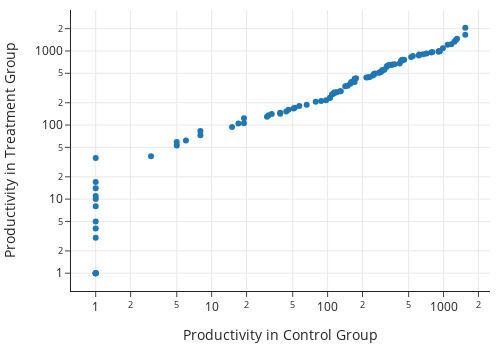

Source (notebook cell):
### Markdown cell above
The medians of the two groups are quite different. For a finer comparison of the groups, we examine the quantile-quantile plot of the two sets of sample data (see {numref}`Chapter %s <ch:viz>`). Since the distribution is highly skewed, we have plotted the quantiles on a log scale. And, to handle problems with taking a logarithm of zero, we added one to all the data values. This addition has little impact on the quantiles and distributions since the values range from 0 to 2344.

### Code cell
percs = np.arange(1, 100, 1)
percCon = 1 + np.percentile(control['postproductivity'], percs, interpolation='lower')
percTrt = 1 + np.percentile(treatment['postproductivity'], percs, interpolation='lower')
perc_wiki = pd.DataFrame({'percentile': percs, 'control': percCon, 'treatment': percTrt})

fig = px.scatter(perc_wiki, x='control', y='treatment', log_x=True, log_y=True, width=500, height=350,
                 labels={'control': 'Productivity in Control Group',
                         'treatment': 'Productivity in Treatment Group'})
 
fig

### Figure 1 — Plotly figure (JSON) as saved in the notebook; plotly's stock layout.template omitted (floating-point values rounded to 4 significant figures)
{"data": [{"hovertemplate": "Productivity in Control Group=%{x}<br>Productivity in Treatment Group=%{y}<extra></extra>", "legendgroup": "", "marker": {"color": "#1F77B4", "symbol": "circle"}, "mode": "markers", "name": "", "orientation": "v", "showlegend": false, "type": "scatter", "x": [1, 1, 1, 1, 1, 1, 1, 1, 1, 1, 1, 1, 1, 1, 3, 5, 5, 6, 8, 8, 15, 17, 19, 19, 30, 31, 33, 39, 39, 44, 46, 51, 52, 57, 66, 79, 88, 97, 105, 105, 109, 112, 114, 117, 120, 128, 130, 142, 149, 157, 160, 161, 171, 171, 176, 216, 224, 231, 246, 250, 253, 255, 278, 279, 289, 296, 297, 309, 322, 326, 336, 356, 360, 378, 418, 429, 439, 439, 457, 525, 544, 612, 616, 668, 714, 784, 800, 904, 914, 922, 930, 987, 1083, 1165, 1239, 1276, 1306, 1540, 1540], "xaxis": "x", "y": [1, 1, 1, 1, 1, 3, 4, 5, 8, 10, 11, 14, 17, 36, 38, 53, 59, 62, 73, 83, 94, 105, 106, 124, 129, 136, 141, 142, 146, 152, 161, 167, 171, 181, 188, 207, 211, 216, 233, 233, 259, 264, 274, 276, 278, 286, 287, 334, 338, 362, 379, 380, 381, 421, 429, 439, 443, 444, 468, 481, 487, 497, 508, 513, 522, 547, 552, 557, 608, 629, 647, 648, 655, 660, 678, 733, 741, 759, 763, 832, 858, 867, 899, 902, 922, 955, 972, 985, 985, 995, 1001, 1088, 1212, 1233, 1329, 1406, 1465, 1652, 2055], "yaxis": "y"}], "layout": {"height": 350, "legend": {"tracegroupgap": 0}, "width": 500, "xaxis": {"anchor": "y", "autorange": true, "domain": [0, 1], "range": [-0.213, 3.401], "title": {"text": "Productivity in Control Group"}, "type": "log"}, "yaxis": {"anchor": "x", "autorange": true, "domain": [0, 1], "range": [-0.2403, 3.553], "title": {"text": "Productivity in Treatment Group"}, "type": "log"}}}
